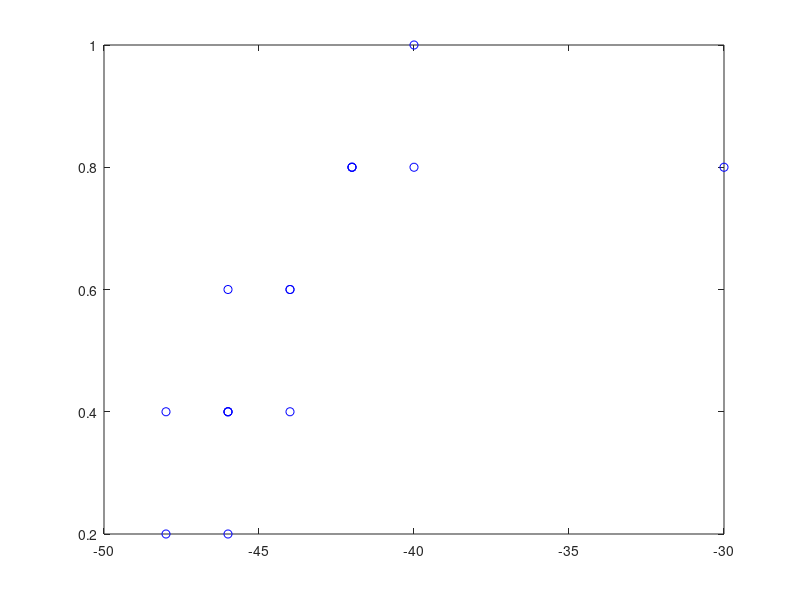

Write MATLAB code to recreate this figure. (Note: this script raises an error after producing the figure.)
%% sigmoid fuction for SRT with each speech intelligibility

%% snr 별로 값 불러오기


%%
all_mean = [];
snr_list = [0:-10:-40, -42:-2:-50]; 

snr_0 = [5/5];
snr_10 = [5/5];
snr_20 = [5/5];
snr_30 = [4/5];
snr_40 = [4/5, 5/5];
snr_42 = [4/5, 4/5, 4/5];
snr_44 = [3/5, 3/5, 2/5];
snr_46 = [2/5, 2/5, 3/5, 1/5, 2/5];
snr_48 = [2/5, 1/5];
snr_50 = [0/5];

for i = 0:10:40
    snr = ['snr_',num2str(i)];
    eval(['mean_', num2str(i),'= mean(eval(snr));'])
    all_mean = [all_mean, eval(['mean_',num2str(i)])];
end
for i = 42:2:50
    snr = ['snr_',num2str(i)];
    eval(['mean_', num2str(i),'= mean(eval(snr));']);
    all_mean = [all_mean, eval(['mean_',num2str(i)])];
end

 
%% SRT fitting

cutsnr = -30;
cut = find(snr_list == cutsnr);

figure
for i = length(snr_list)-1:-1:cut
    x = eval(['snr_', num2str(-snr_list(i))]);
    plot(snr_list(i), x, 'bo'); hold on
    %ylim([-0.5, 1.5])
end
%plot(snr_list(cut:end), all_mean(cut:end))

%figure(2)
[param,stat,fx] = sigm_fit_hjy(snr_list(cut:end),all_mean(cut:end),[0,1,nan,nan]);

% si 소수점 두자리 이하 버리기
fx.y = fix(fx.y*10^2) / 10^2;
si_snr = [fx.x;fx.y];

% 원하는 speech intelligibility 에 해당하는 snr 값
for si = 0.6:0.2:0.8

    snr = si_snr(1, find(si_snr(2,:) == si));
    
    if isempty(snr)
        resi = si - 0.01;

        msnr = si_snr(1, find(si_snr(2,:)==resi));
        psnr = si_snr(1, find(si_snr(2,:)==resi)+1);

        snr = (msnr+psnr)/2;
    end

    eval(['si_',num2str(si*100),'_snr = snr']);

end

   
%% AAD sounds based on MCL, SRT 


[Speech, fs] = audioread('');

% AAK track 1~14 > mcl로
% AADC track 1~8 > mcl
% AADC track 9~15 > snr of 80 si
% AADC track 16~22 > snr of 60 si
% AADC track 23~30 > snr of srt













